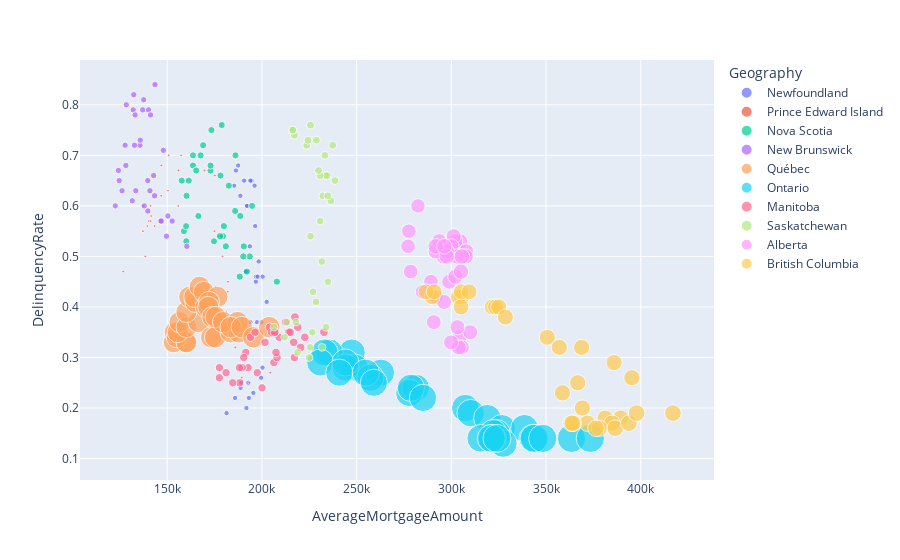

Notebook code for this chart:
### Code cell
px.scatter(data_frame=data_pop_del_mort_df,
          x = "AverageMortgageAmount",
          y = "DelinquencyRate",
          size= "PopulationSize",
          color= "Geography", 
          hover_name="Time")
